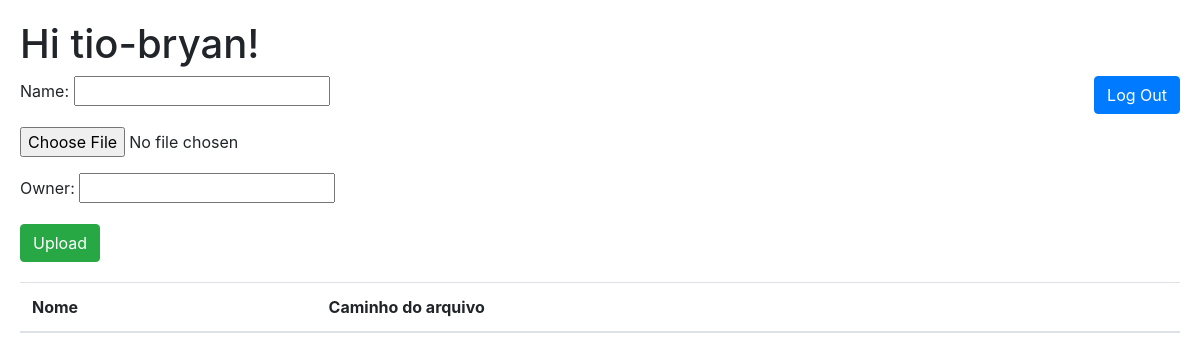
Before: / (signed in) with the older database file.
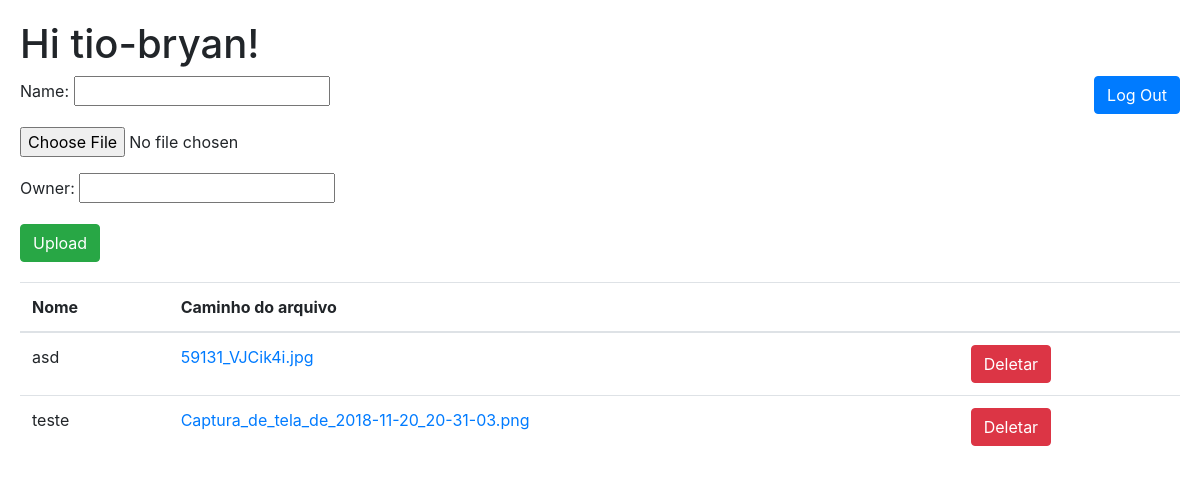
After: the same page with the newer database file.
### drive/models.py (models this page shows)
class File(models.Model):
    name = models.CharField(max_length=500)
    filepath = models.FileField(null=True, verbose_name="")
    owner = models.IntegerField()

### drive/views.py (the view)
# urls.py: path('', views.index),
def index(request):
    all_files = File.objects.filter(owner=request.user.id)
    form = FileForm(request.POST or None, request.FILES or None)
    if form.is_valid():
        print('teste' + str(request.user.id))
        form.save()
        return HttpResponseRedirect('/')
    return render(request, 'drive.html', {'form': form, 'all_files': all_files})

### drive/forms.py
class FileForm(forms.ModelForm):
    class Meta:
        model = File
        fields = ['name', 'filepath', 'owner']

### templates/drive.html (shortened to what this page needs)
{% extends 'base.html' %}
{% block content %}
{% if user.is_authenticated %}
  <h1>Hi {{ user.username }}!</h1>
  <button type="button" class="btn btn-primary" onclick="location.href='{% url 'logout' %}'" style="float:right;">Log Out</button>
  <form enctype="multipart/form-data" method="POST" action="" style="margin-bottom:20px;">
    {{ form.as_p }}
    <input type="submit" class="btn btn-success" value="Upload"/>
  </form>
  <table class="table">
    <thead>
      <tr>
        <th scope="col">Nome</th>
        <th scope="col">Caminho do arquivo</th>
        <th scope="col"></th>
      </tr>
    </thead>
    <tbody>
      {% for file in all_files %}
        <tr>
          <td>{{ file.name }}</td>
          <td><a href="media/{{ file.filepath }}">{{ file.filepath }}</a></td>
          <td><button type="button" class="btn btn-danger" onclick="location.href='/delete/{{ file.id }}'">Deletar</button></td>
        </tr>
      {% endfor %}
    </tbody>
  </table>
{% else %}
  <meta http-equiv="refresh" content="0; url={% url 'login' %}" />
{% endif %}
{% endblock %}

Changed rows visible on the page:
added File: name "asd", filepath "59131_VJCik4i.jpg"
added File: name "teste", filepath "Captura_de_tela_de_2018-11-20_20-31-03.png"
